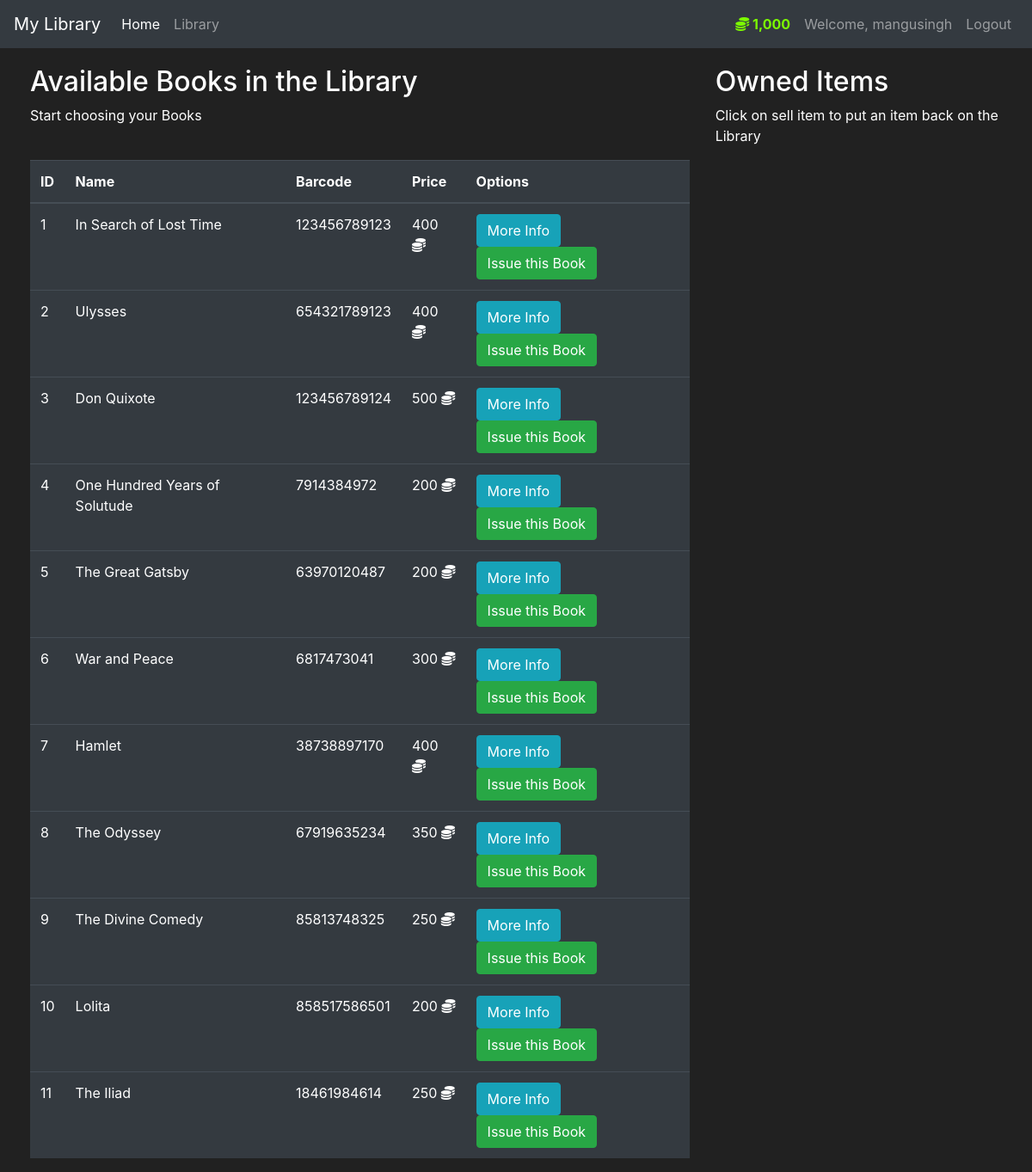
The app's page /library (signed in) with its own data.
### library/models.py (models this page shows, shortened)
class User(db.Model, UserMixin):
    id = db.Column(db.Integer(), primary_key=True)
    username = db.Column(db.String(length=30), nullable=False, unique=True)
    email_address = db.Column(db.String(length=50), nullable=False, unique=True)
    password_hash = db.Column(db.String(length=60), nullable=False)
    budget = db.Column(db.Integer(), nullable=False, default=1500)
    items = db.relationship('Item', backref='owned_user', lazy=True)
    @property
    def prettier_budget(self):
        if len(str(self.budget)) >= 4:
            return f'{str(self.budget)[:-3]},{str(self.budget)[-3:]}'
        else:
            return f"{self.budget}"
    @property
    def password(self):
        return self.password

class Item(db.Model):
    id = db.Column(db.Integer(), primary_key=True)
    name = db.Column(db.String(length=30), nullable=False, unique=True)
    price = db.Column(db.Integer(), nullable=False)
    barcode = db.Column(db.String(length=12), nullable=False, unique=True)
    description = db.Column(db.String(length=1024), nullable=False, unique=True)
    owner = db.Column(db.Integer(), db.ForeignKey('user.id'))

### library/routes.py (the view, shortened to what this page needs)
@app.route('/library', methods=['GET', 'POST'])
@login_required
def library_page():
    purchase_form = PurchaseItemForm()
    selling_form = SellItemForm()
    if request.method == "GET":
        items = Item.query.filter_by(owner=None)
        owned_items = Item.query.filter_by(owner=current_user.id)
        return render_template('library.html', items=items, purchase_form=purchase_form, owned_items=owned_items, selling_form=selling_form)

### library/models.py (called while the page is built)
@login_manager.user_loader
def load_user(user_id):
    return User.query.get(int(user_id))

### library/templates/library.html (shortened to what this page needs)
{% extends 'base.html' %}
{% block content %}
<div class="row" style="margin-top:20px; margin-left:20px">
   <div class="col-8">
       <h2>Available Books in the Library</h2>
       <p>Start choosing your Books</p>
       <br>
      <table class="table table-hover table-dark">
         <thead>
            <tr>
               <th scope="col">ID</th>
               <th scope="col">Name</th>
               <th scope="col">Barcode</th>
               <th scope="col">Price</th>
               <th scope="col">Options</th>
            </tr>
         </thead>
         <tbody>
            {% for item in items %}
            <tr>
               <td>{{ item.id }}</td>
               <td>{{ item.name }}</td>
               <td>{{ item.barcode }}</td>
               <td>{{ item.price }} <i class="fas fa-coins"></i></td>
               <td>
                  <button class="btn btn-outline btn-info" data-toggle="modal" data-target="#Modal-MoreInfo-{{ item.id }}">More Info</button>
                  <button class="btn btn-outline btn-success" data-toggle="modal" data-target="#Modal-PurchaseConfirm-{{ item.id }}">Issue this Book</button>
               </td>
            </tr>
            {% endfor %}
         </tbody>
      </table>
   </div>
   <div class="col-4">
        <h2>Owned Items</h2>
        <p>Click on sell item to put an item back on the Library</p>
        <br>
   </div>
</div>
{% endblock %}

### library/templates/base.html (shortened to what this page needs)
<!doctype html>
<html lang="en">
   <head>
      <link rel="stylesheet" href="https://cdn.jsdelivr.net/npm/bootstrap@4.5.3/dist/css/bootstrap.min.css">
   </head>
   <body>
    <nav class="navbar navbar-expand-md navbar-dark bg-dark">
      <a class="navbar-brand" href="#">My Library</a>
      <div class="collapse navbar-collapse" id="navbarNav">
        <ul class="navbar-nav mr-auto">
            <li class="nav-item active">
                <a class="nav-link" href="{{ url_for('home_page') }}">Home <span class="sr-only">(current)</span></a>
            </li>
            <li class="nav-item">
                <a class="nav-link" href="{{ url_for('library_page') }}">Library</a>
            </li>
        </ul>
          {% if current_user.is_authenticated %}
            <ul class="navbar-nav">
                <li class="nav-item">
                    <a class="nav-link" style="color: lawngreen; font-weight: bold">
                        <i class="fas fa-coins"></i>
                        {{ current_user.prettier_budget }}
                    </a>
                </li>
                <li class="nav-item">
                    <a class="nav-link">Welcome, {{ current_user.username }}</a>
                </li>
                <li class="nav-item">
                    <a class="nav-link" href="{{ url_for('logout_page') }}">Logout</a>
                </li>
            </ul>
          {% endif %}
      </div>
    </nav>
      {% block content %}
      {% endblock %}
   </body>
</html>

### library/templates/base.html (style rules this page uses)
body { background-color: #212121; color: white }

### records on screen
User: prettier_budget "1,000", username "mangusingh"
Item: id "1", name "In Search of Lost Time", barcode "123456789123", price "400"
Item: id "2", name "Ulysses", barcode "654321789123", price "400"
Item: id "3", name "Don Quixote", barcode "123456789124", price "500"
Item: id "4", name "One Hundred Years of Solutude", barcode "7914384972", price "200"
Item: id "5", name "The Great Gatsby", barcode "63970120487", price "200"
Item: id "6", name "War and Peace", barcode "6817473041", price "300"
Item: id "7", name "Hamlet", barcode "38738897170", price "400"
Item: id "8", name "The Odyssey", barcode "67919635234", price "350"
Item: id "9", name "The Divine Comedy", barcode "85813748325", price "250"
Item: id "10", name "Lolita", barcode "858517586501", price "200"
Item: id "11", name "The Iliad", barcode "18461984614", price "250"
